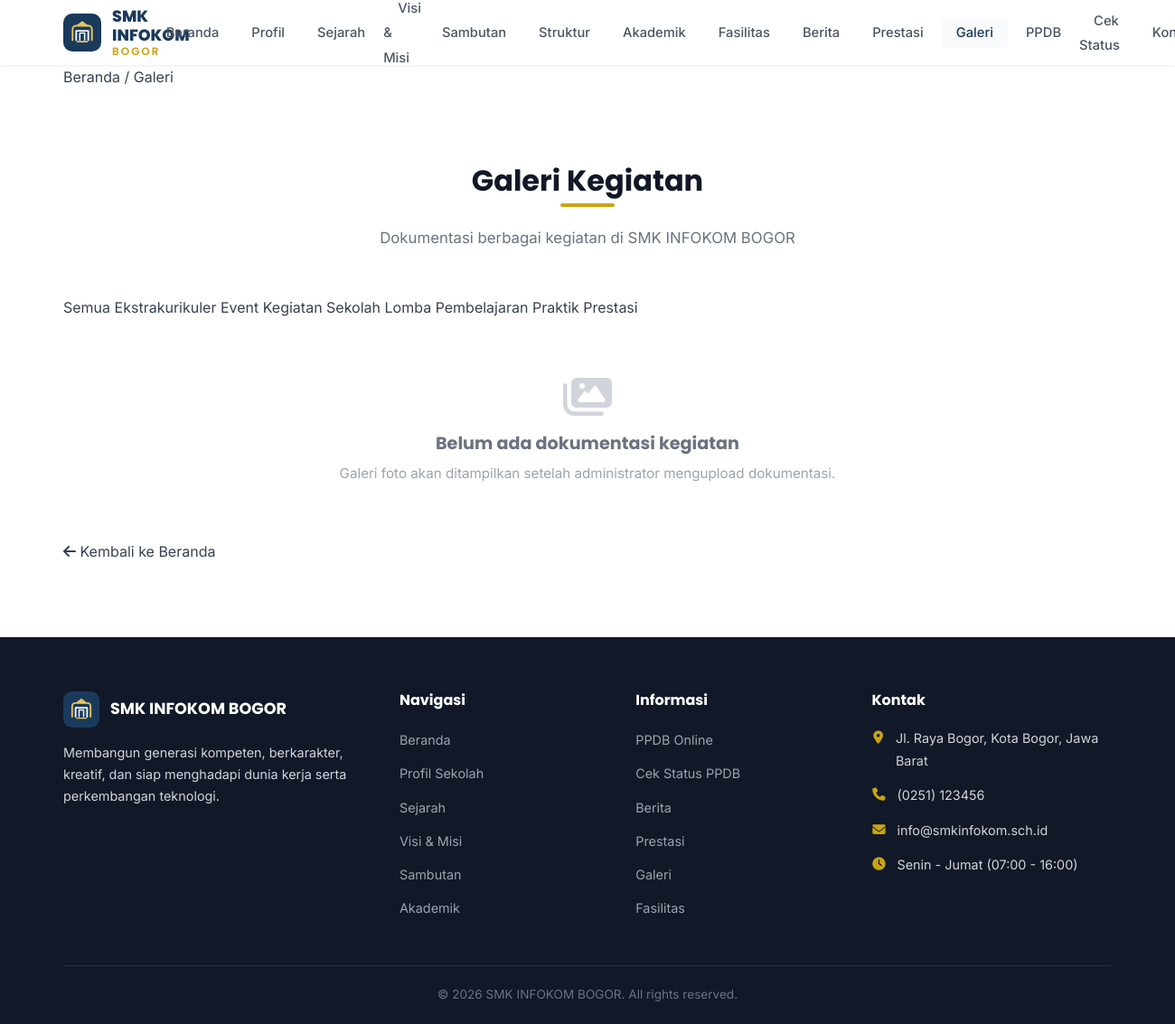
The page /galeri.php on the database its author committed.
### tables this page shows
CREATE TABLE IF NOT EXISTS school_profile (
    id INT AUTO_INCREMENT PRIMARY KEY,
    nama_sekolah VARCHAR(200) NOT NULL DEFAULT 'SMK INFOKOM BOGOR',
    tagline TEXT,
    deskripsi TEXT,
    alamat TEXT,
    telepon VARCHAR(20),
    email VARCHAR(100),
    jam_operasional VARCHAR(100),
    logo VARCHAR(255) DEFAULT 'assets/images/logo.png',
    tahun_didirikan YEAR,
    npsn VARCHAR(20),
    akreditasi VARCHAR(10),
    created_at TIMESTAMP DEFAULT CURRENT_TIMESTAMP,
    updated_at TIMESTAMP DEFAULT CURRENT_TIMESTAMP ON UPDATE CURRENT_TIMESTAMP
);

CREATE TABLE IF NOT EXISTS gallery_categories (
    id INT AUTO_INCREMENT PRIMARY KEY,
    nama_kategori VARCHAR(100) NOT NULL,
    slug VARCHAR(100) NOT NULL UNIQUE,
    created_at TIMESTAMP DEFAULT CURRENT_TIMESTAMP
);

### config/database.php (called while the page is built, shortened)
<?php
try {
    $dsn = "mysql:host=" . DB_HOST . ";dbname=" . DB_NAME . ";charset=" . DB_CHARSET;
    $options = [
        PDO::ATTR_ERRMODE            => PDO::ERRMODE_EXCEPTION,
        PDO::ATTR_DEFAULT_FETCH_MODE => PDO::FETCH_ASSOC,
        PDO::ATTR_EMULATE_PREPARES   => false,
        PDO::MYSQL_ATTR_INIT_COMMAND => "SET NAMES utf8mb4 COLLATE utf8mb4_unicode_ci"
    ];
    $pdo = new PDO($dsn, DB_USER, DB_PASS, $options);
} catch (PDOException $e) {
    error_log("Database Connection Error: " . $e->getMessage());
    die("<div style='padding:40px;text-align:center;font-family:sans-serif;'>
        <h2>⚠️ Koneksi Database Gagal</h2>
        <p>Pastikan MySQL sudah berjalan dan database <strong>smk_infokom</strong> sudah di-import.</p>
        <p><small>Error: " . htmlspecialchars($e->getMessage()) . "</small></p>
    </div>");
}
function db_query($sql, $params = []) {
    global $pdo;
    $stmt = $pdo->prepare($sql);
    $stmt->execute($params);
    return $stmt;
}
function db_fetch($sql, $params = []) {
    $stmt = db_query($sql, $params);
    return $stmt->fetch();
}
function db_fetch_all($sql, $params = []) {
    $stmt = db_query($sql, $params);
    return $stmt->fetchAll();
}

### includes/functions.php (called while the page is built, shortened)
<?php
require_once __DIR__ . '/../config/database.php';
function e($string) {
    return htmlspecialchars($string ?? '', ENT_QUOTES, 'UTF-8');
}
function asset_url($path, $fallback = 'assets/images/logo.svg') {
    $path = trim((string)$path);
    return BASE_URL . ltrim($path, '/');
}
function truncate($text, $length = 150, $suffix = '...') {
    if (mb_strlen($text) <= $length) return $text;
    return mb_substr($text, 0, $length) . $suffix;
}
function get_school_profile() {
    static $profile = null;
    if ($profile === null) {
        try {
            $profile = db_fetch("SELECT * FROM school_profile LIMIT 1");
        } catch (Throwable $e) {
            error_log('school_profile table missing or unavailable: ' . $e->getMessage());
            $profile = [];
        }
    }
    return $profile ?: [];
}

### galeri.php (the view, shortened to what this page needs)
<?php
require_once __DIR__ . '/includes/functions.php';
require_once __DIR__ . '/includes/header.php';
require_once __DIR__ . '/includes/navbar.php';
$filter = $_GET['kategori'] ?? '';
$where = "g.is_active = 1";
$params = [];
$gallery = db_fetch_all(
    "SELECT g.*, gc.nama_kategori as kategori_nama, gc.slug as kategori_slug
     FROM gallery g
     LEFT JOIN gallery_categories gc ON g.kategori_id = gc.id
     WHERE $where
     ORDER BY g.created_at DESC",
    $params
);
$categories = db_fetch_all("SELECT * FROM gallery_categories ORDER BY nama_kategori ASC");
?>
<main id="main-content">
    <div class="breadcrumb-bar">
        <div class="container">
            <nav aria-label="Breadcrumb">
                <a href="<?= BASE_URL ?>">Beranda</a>
                <span class="separator">/</span>
                <span class="current">Galeri</span>
            </nav>
        </div>
    </div>
    <section class="galeri-page">
        <div class="container">
            <div class="section-title">
                <h2>Galeri Kegiatan</h2>
                <p>Dokumentasi berbagai kegiatan di SMK INFOKOM BOGOR</p>
            </div>
            <div class="filter-bar">
                <a href="<?= BASE_URL ?>galeri.php" class="filter-btn<?= !$filter ? ' active' : '' ?>">Semua</a>
                <?php foreach ($categories as $cat): ?>
                <a href="<?= BASE_URL ?>galeri.php?kategori=<?= e($cat['slug']) ?>" class="filter-btn<?= ($filter === $cat['slug']) ? ' active' : '' ?>"><?= e($cat['nama_kategori']) ?></a>
                <?php endforeach; ?>
            </div>
            <?php if (!empty($gallery)): ?>
            <div class="galeri-grid">
                <?php foreach ($gallery as $gal): ?>
                <div class="galeri-item" data-src="<?= e(asset_url($gal['gambar'])) ?>" data-title="<?= e($gal['judul']) ?>">
                    <img src="<?= e(asset_url($gal['gambar'])) ?>" alt="<?= e($gal['judul']) ?>" loading="lazy">
                    <div class="galeri-item-overlay">
                        <div class="galeri-item-info">
                            <h4><?= e($gal['judul']) ?></h4>
                            <?php if ($gal['kategori_nama']): ?>
                            <span><?= e($gal['kategori_nama']) ?></span>
                            <?php endif; ?>
                        </div>
                        <i class="fas fa-search-plus galeri-zoom-icon"></i>
                    </div>
                </div>
                <?php endforeach; ?>
            </div>
            <?php else: ?>
            <div class="empty-state">
                <i class="fas fa-images"></i>
                <h3>Belum ada dokumentasi kegiatan</h3>
                <p>Galeri foto akan ditampilkan setelah administrator mengupload dokumentasi.</p>
            </div>
            <?php endif; ?>
            <div class="back-link">
                <a href="<?= BASE_URL ?>"><i class="fas fa-arrow-left"></i> Kembali ke Beranda</a>
            </div>
        </div>
    </section>
</main>
<?php require_once __DIR__ . '/includes/footer.php'; ?>

### includes/navbar.php (shortened to what this page needs)
<?php
$nav_items = [
    ['url' => BASE_URL, 'label' => 'Beranda', 'page' => 'index'],
    ['url' => BASE_URL . 'profil.php', 'label' => 'Profil', 'page' => 'profil'],
    ['url' => BASE_URL . 'sejarah.php', 'label' => 'Sejarah', 'page' => 'sejarah'],
    ['url' => BASE_URL . 'visi-misi.php', 'label' => 'Visi & Misi', 'page' => 'visi-misi'],
    ['url' => BASE_URL . 'sambutan.php', 'label' => 'Sambutan', 'page' => 'sambutan'],
    ['url' => BASE_URL . 'struktur.php', 'label' => 'Struktur', 'page' => 'struktur'],
    ['url' => BASE_URL . 'akademik.php', 'label' => 'Akademik', 'page' => 'akademik'],
    ['url' => BASE_URL . 'fasilitas.php', 'label' => 'Fasilitas', 'page' => 'fasilitas'],
    ['url' => BASE_URL . 'berita.php', 'label' => 'Berita', 'page' => 'berita'],
    ['url' => BASE_URL . 'prestasi.php', 'label' => 'Prestasi', 'page' => 'prestasi'],
    ['url' => BASE_URL . 'galeri.php', 'label' => 'Galeri', 'page' => 'galeri'],
    ['url' => BASE_URL . 'ppdb.php', 'label' => 'PPDB', 'page' => 'ppdb'],
    ['url' => BASE_URL . 'cek-status.php', 'label' => 'Cek Status', 'page' => 'cek-status'],
    ['url' => BASE_URL . 'kontak.php', 'label' => 'Kontak', 'page' => 'kontak'],
];
$current_page = basename($_SERVER['PHP_SELF'], '.php');
?>
<nav class="navbar" id="navbar">
    <div class="container navbar-container">
        <a href="<?= BASE_URL ?>" class="navbar-brand">
            <div class="brand-logo">
                <img src="<?= e(asset_url($school['logo'] ?? 'assets/images/logo.svg')) ?>" alt="Logo SMK INFOKOM BOGOR" onerror="this.style.display='none'">
                <span class="brand-text">
                    <span class="brand-name">SMK INFOKOM</span>
                    <span class="brand-sub">BOGOR</span>
                </span>
            </div>
        </a>
        <ul class="navbar-nav desktop-nav">
            <?php foreach ($nav_items as $item): ?>
                <li class="nav-item<?= ($current_page === $item['page']) ? ' active' : '' ?>">
                    <a href="<?= $item['url'] ?>" class="nav-link"><?= e($item['label']) ?></a>
                </li>
            <?php endforeach; ?>
        </ul>
    </div>
</nav>

### includes/footer.php (shortened to what this page needs)
<footer class="footer">
    <div class="container">
        <div class="footer-grid">
            <div class="footer-col">
                <div class="footer-brand">
                    <img src="<?= e(asset_url($school['logo'] ?? 'assets/images/logo.svg')) ?>" alt="Logo" class="footer-logo" onerror="this.style.display='none'">
                    <h3 class="footer-title">SMK INFOKOM BOGOR</h3>
                </div>
                <p class="footer-desc"><?= e(truncate($school['tagline'] ?? 'Sekolah Menengah Kejuruan unggulan di Bogor.', 120)) ?></p>
            </div>
            <div class="footer-col">
                <h4 class="footer-heading">Navigasi</h4>
                <ul class="footer-links">
                    <li><a href="<?= BASE_URL ?>">Beranda</a></li>
                    <li><a href="<?= BASE_URL ?>profil.php">Profil Sekolah</a></li>
                    <li><a href="<?= BASE_URL ?>sejarah.php">Sejarah</a></li>
                    <li><a href="<?= BASE_URL ?>visi-misi.php">Visi & Misi</a></li>
                    <li><a href="<?= BASE_URL ?>sambutan.php">Sambutan</a></li>
                    <li><a href="<?= BASE_URL ?>akademik.php">Akademik</a></li>
                </ul>
            </div>
            <div class="footer-col">
                <h4 class="footer-heading">Informasi</h4>
                <ul class="footer-links">
                    <li><a href="<?= BASE_URL ?>ppdb.php">PPDB Online</a></li>
                    <li><a href="<?= BASE_URL ?>cek-status.php">Cek Status PPDB</a></li>
                    <li><a href="<?= BASE_URL ?>berita.php">Berita</a></li>
                    <li><a href="<?= BASE_URL ?>prestasi.php">Prestasi</a></li>
                    <li><a href="<?= BASE_URL ?>galeri.php">Galeri</a></li>
                    <li><a href="<?= BASE_URL ?>fasilitas.php">Fasilitas</a></li>
                </ul>
            </div>
            <div class="footer-col">
                <h4 class="footer-heading">Kontak</h4>
                <ul class="footer-contact">
                    <li>
                        <i class="fas fa-map-marker-alt"></i>
                        <span><?= e($school['alamat'] ?? '[ALAMAT SEKOLAH]') ?></span>
                    </li>
                    <li>
                        <i class="fas fa-phone"></i>
                        <span><?= e($school['telepon'] ?? '[NOMOR TELEPON]') ?></span>
                    </li>
                    <li>
                        <i class="fas fa-envelope"></i>
                        <span><?= e($school['email'] ?? '[EMAIL SEKOLAH]') ?></span>
                    </li>
                    <li>
                        <i class="fas fa-clock"></i>
                        <span><?= e($school['jam_operasional'] ?? 'Senin - Jumat (07:00 - 16:00)') ?></span>
                    </li>
                </ul>
            </div>
        </div>
        <div class="footer-bottom">
            <p>&copy; <?= date('Y') ?> SMK INFOKOM BOGOR. All rights reserved.</p>
        </div>
    </div>
</footer>
</body>
</html>

### assets/css/style.css (style rules this page uses)
:root { --primary: #1a3a5c; --primary-dark: #0f2a45; --primary-light: #2c5f8a; --secondary: #c8a415; --secondary-light: #e0c040; --accent: #2563eb; --white: #ffffff; --light: #f8fafc; --gray-50: #f9fafb; --gray-100: #f3f4f6; --gray-200: #e5e7eb; --gray-300: #d1d5db; --gray-400: #9ca3af; --gray-500: #6b7280; --gray-600: #4b5563; --gray-700: #374151; --gray-800: #1f2937; --gray-900: #111827; --font-heading: 'Poppins', sans-serif; --font-body: 'Inter', sans-serif; --container-max: 1200px; --section-padding: 80px 0; --section-padding-mobile: 50px 0; --shadow-sm: 0 1px 3px rgba(0,0,0,0.08); --shadow-md: 0 4px 12px rgba(0,0,0,0.1); --shadow-lg: 0 10px 30px rgba(0,0,0,0.12); --shadow-xl: 0 20px 50px rgba(0,0,0,0.15); --radius-sm: 6px; --radius-md: 10px; --radius-lg: 16px; --radius-full: 50%; --transition: all 0.3s ease; --transition-fast: all 0.2s ease; }
*, *::before, *::after { margin: 0; padding: 0; box-sizing: border-box; }
html { scroll-behavior: smooth; font-size: 16px; }
body { font-family: var(--font-body); color: var(--gray-700); line-height: 1.7; background: var(--white); overflow-x: hidden; }
img { max-width: 100%; height: auto; display: block; }
a { text-decoration: none; color: inherit; transition: var(--transition-fast); }
ul, ol { list-style: none; }
h1, h2, h3, h4, h5, h6 { font-family: var(--font-heading); color: var(--gray-900); line-height: 1.3; font-weight: 700; }
.container { width: 100%; max-width: var(--container-max); margin: 0 auto; padding: 0 20px; }
.section-title { text-align: center; margin-bottom: 50px; }
.section-title h2 { font-size: 2rem; margin-bottom: 12px; position: relative; display: inline-block; }
.section-title h2::after { content: ''; position: absolute; bottom: -8px; left: 50%; transform: translateX(-50%); width: 60px; height: 4px; background: var(--secondary); border-radius: 2px; }
.section-title p { color: var(--gray-500); font-size: 1.05rem; max-width: 600px; margin: 16px auto 0; }
.navbar { position: sticky; top: 0; z-index: 1000; background: var(--white); box-shadow: var(--shadow-sm); transition: var(--transition); }
.navbar-container { display: flex; align-items: center; justify-content: space-between; height: 72px; }
.navbar-brand { display: flex; align-items: center; gap: 12px; }
.brand-logo { display: flex; align-items: center; gap: 12px; }
.brand-logo img { width: 42px; height: 42px; object-fit: contain; }
.brand-text { display: flex; flex-direction: column; line-height: 1.2; }
.brand-name { font-family: var(--font-heading); font-weight: 800; font-size: 1.1rem; color: var(--primary); }
.brand-sub { font-family: var(--font-heading); font-weight: 600; font-size: 0.75rem; color: var(--secondary); letter-spacing: 2px; text-transform: uppercase; }
.desktop-nav { display: flex; align-items: center; gap: 4px; }
.nav-link { padding: 8px 16px; font-weight: 500; font-size: 0.92rem; color: var(--gray-600); border-radius: var(--radius-sm); transition: var(--transition-fast); }
.nav-link:hover, .nav-item.active .nav-link { color: var(--primary); background: var(--gray-50); }
.footer { background: var(--gray-900); color: var(--gray-300); padding: 60px 0 0; }
.footer-grid { display: grid; grid-template-columns: 1.5fr 1fr 1fr 1.2fr; gap: 40px; padding-bottom: 40px; }
.footer-brand { display: flex; align-items: center; gap: 12px; margin-bottom: 16px; }
.footer-logo { width: 40px; height: 40px; object-fit: contain; }
.footer-title { color: var(--white); font-size: 1.1rem; }
.footer-desc { font-size: 0.9rem; line-height: 1.7; margin-bottom: 20px; }
.footer-heading { color: var(--white); font-size: 1rem; margin-bottom: 20px; font-family: var(--font-heading); }
.footer-links li { margin-bottom: 10px; }
.footer-links a { font-size: 0.9rem; color: var(--gray-400); }
.footer-contact li { display: flex; gap: 12px; margin-bottom: 14px; font-size: 0.9rem; }
.footer-contact i { color: var(--secondary); margin-top: 4px; width: 16px; text-align: center; }
.footer-bottom { border-top: 1px solid rgba(255,255,255,0.1); padding: 20px 0; text-align: center; font-size: 0.85rem; color: var(--gray-500); }
.empty-state { text-align: center; padding: 60px 20px; color: var(--gray-400); }
.empty-state i { font-size: 3rem; margin-bottom: 16px; color: var(--gray-300); }
.empty-state h3 { font-size: 1.2rem; margin-bottom: 8px; color: var(--gray-500); }
.empty-state p { font-size: 0.95rem; }

### galeri.php (style rules this page uses)
.galeri-page { padding: var(--section-padding); }

### rows shown on the page
school_profile: logo (picture), tagline "Membangun generasi kompeten, berkarakter, kreatif, dan siap menghadapi dunia kerja serta perkembangan teknologi.", alamat "Jl. Raya Bogor, Kota Bogor, Jawa Barat", telepon "(0251) 123456", email "info@smkinfokom.sch.id", jam_operasional "Senin - Jumat (07:00 - 16:00)"
gallery_categories: nama_kategori "Ekstrakurikuler"
gallery_categories: nama_kategori "Event"
gallery_categories: nama_kategori "Kegiatan Sekolah"
gallery_categories: nama_kategori "Lomba"
gallery_categories: nama_kategori "Pembelajaran"
gallery_categories: nama_kategori "Praktik"
gallery_categories: nama_kategori "Prestasi"

### other values the page prints
$item['label'] "Beranda"
$item['label'] "Profil"
$item['label'] "Sejarah"
$item['label'] "Visi & Misi"
$item['label'] "Sambutan"
$item['label'] "Struktur"
$item['label'] "Akademik"
$item['label'] "Fasilitas"
$item['label'] "Berita"
$item['label'] "Prestasi"
$item['label'] "Galeri"
$item['label'] "PPDB"
$item['label'] "Cek Status"
